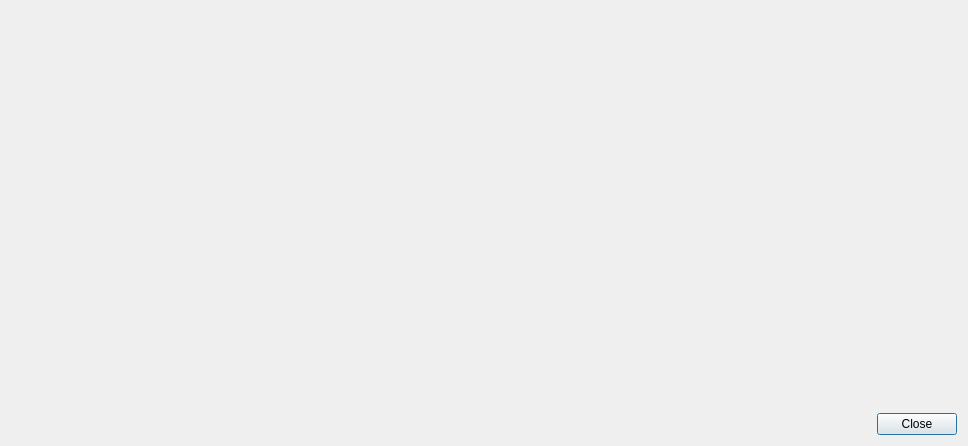
<?xml version="1.0" encoding="UTF-8"?>
<ui version="4.0">
 <class>DialogHexView</class>
 <widget class="QDialog" name="DialogHexView">
  <property name="windowModality">
   <enum>Qt::ApplicationModal</enum>
  </property>
  <property name="geometry">
   <rect>
    <x>0</x>
    <y>0</y>
    <width>968</width>
    <height>446</height>
   </rect>
  </property>
  <property name="windowTitle">
   <string notr="true">Hex</string>
  </property>
  <property name="modal">
   <bool>true</bool>
  </property>
  <layout class="QVBoxLayout" name="verticalLayout">
   <item>
    <widget class="XHexViewWidget" name="widgetHex" native="true">
     <property name="sizePolicy">
      <sizepolicy hsizetype="Preferred" vsizetype="Expanding">
       <horstretch>0</horstretch>
       <verstretch>0</verstretch>
      </sizepolicy>
     </property>
    </widget>
   </item>
   <item>
    <layout class="QHBoxLayout" name="horizontalLayout">
     <item>
      <spacer name="horizontalSpacer">
       <property name="orientation">
        <enum>Qt::Horizontal</enum>
       </property>
       <property name="sizeHint" stdset="0">
        <size>
         <width>40</width>
         <height>20</height>
        </size>
       </property>
      </spacer>
     </item>
     <item>
      <widget class="QPushButton" name="pushButtonClose">
       <property name="text">
        <string>Close</string>
       </property>
      </widget>
     </item>
    </layout>
   </item>
  </layout>
 </widget>
 <customwidgets>
  <customwidget>
   <class>XHexViewWidget</class>
   <extends>QWidget</extends>
   <header>xhexviewwidget.h</header>
   <container>1</container>
  </customwidget>
 </customwidgets>
 <resources/>
 <connections/>
</ui>
